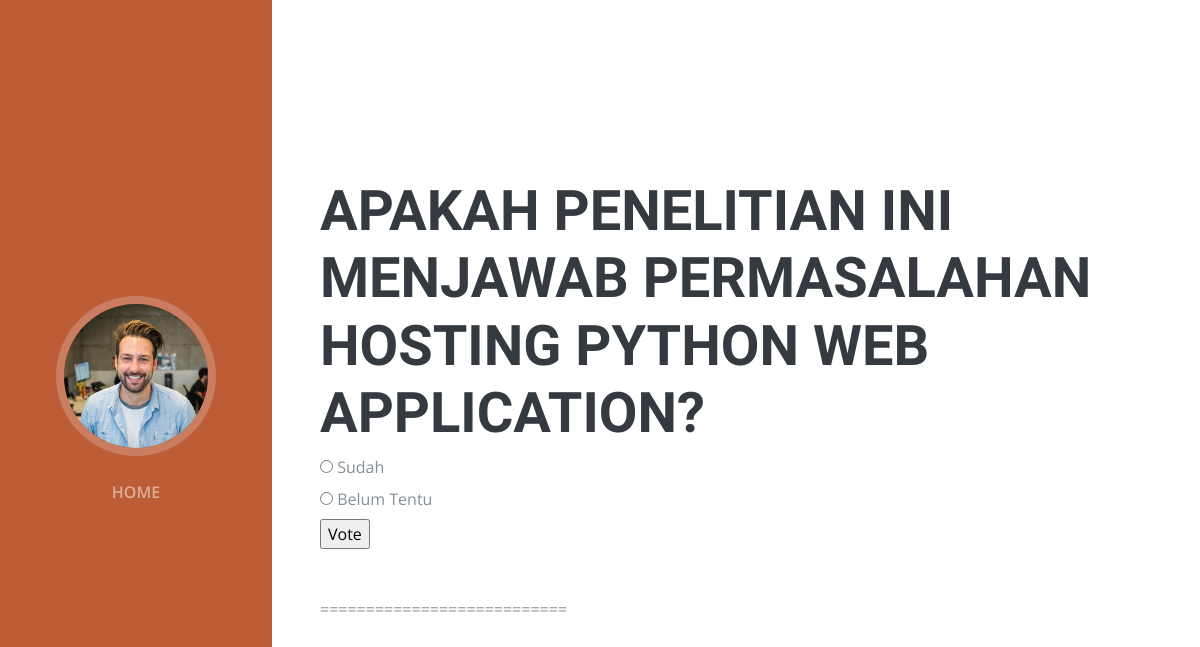
Screenshot of /3/ with the database file from the repository.
### polls/models.py (models this page shows, shortened)
class Question(models.Model):
    question_text = models.CharField(max_length=200)
    pub_date = models.DateTimeField('date published')

class Choice(models.Model):
    question = models.ForeignKey(Question, on_delete=models.CASCADE)
    choice_text = models.CharField(max_length=200)
    votes = models.IntegerField(default=0)

### polls/views.py (the view)
# urls.py: path('<int:question_id>/', views.detail, name="detail"),
def detail(request, question_id):
    question = get_object_or_404(Question, pk=question_id)
    return render(request, 'detail.html', {'question': question})

### polls/templates/detail.html (shortened to what this page needs)
{% extends "include/base2.html" %}
{% load staticfiles %}
{% block content %}
<h2>{{ question.question_text }}</h2>
<form action="{% url 'polls:vote' question.id %}" method="post">
{% for choice in question.choice_set.all %}
    <input type="radio" name="choice" id="choice{{ forloop.counter }}" value="{{ choice.id }}" />
    <label for="choice{{ forloop.counter }}">{{ choice.choice_text }}</label><br />
{% endfor %}
<input type="submit" value="Vote" />
</form>
<br>
<br>===========================
{% endblock %}

### rows the page displays
Question: question_text "APAKAH PENELITIAN INI MENJAWAB PERMASALAHAN HOSTING PYTHON WEB APPLICATION?"
Choice: choice_text "Sudah"
Choice: choice_text "Belum Tentu"
